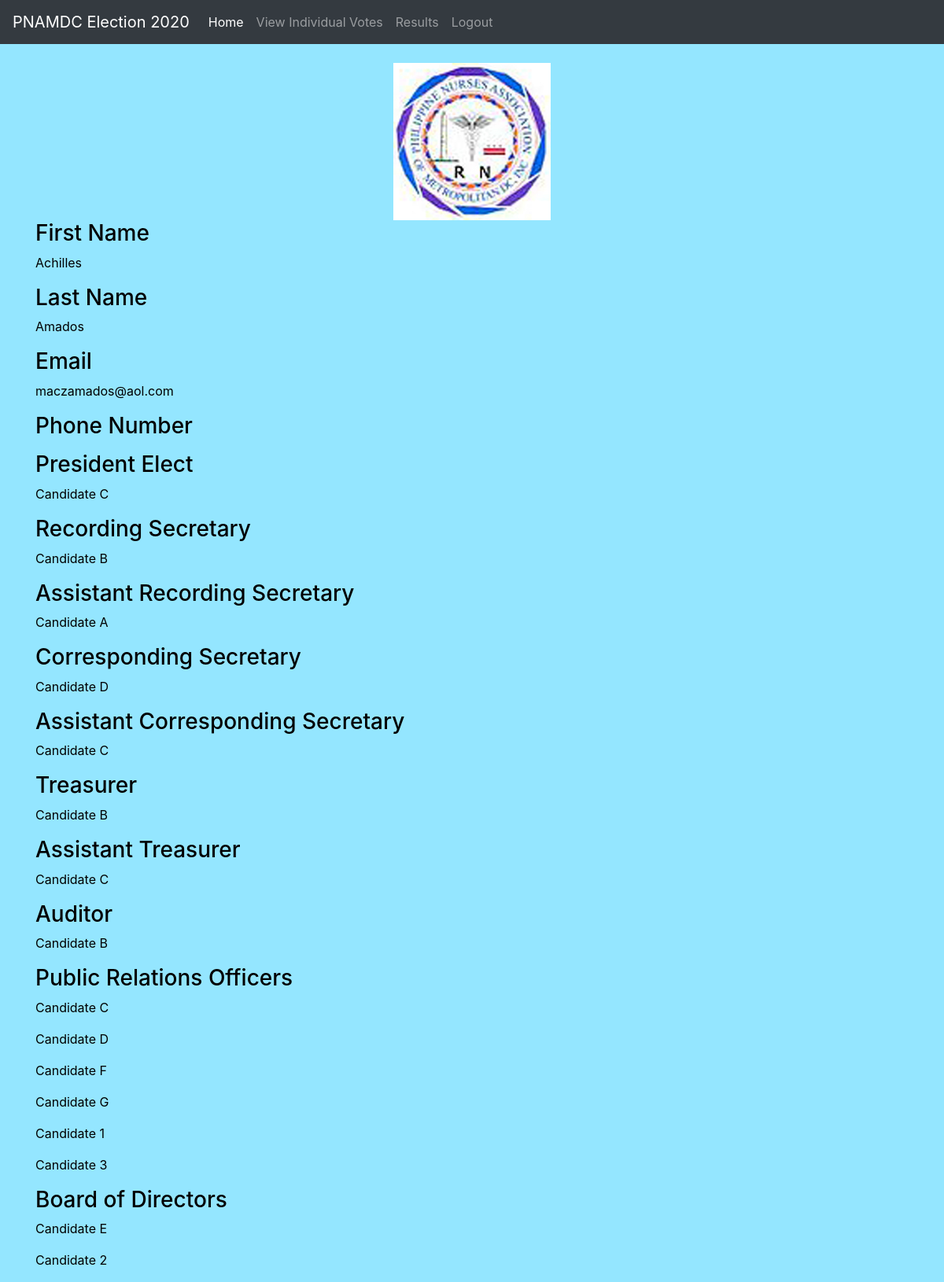
Screenshot of /list_subs/t9f5t3fq/ (signed in) with the database file from the repository.
### Users/models.py (models this page shows)
class Subs(models.Model):
    SELECTIONS_4 = (
        ("Candidate A", "Candidate A"),
        ("Candidate B", "Candidate B"),
        ("Candidate C", "Candidate C"),
        ("Candidate D", "Candidate D"),
        ("Candidate E", "Candidate E"),
        ("Candidate F", "Candidate F"),
        ("Candidate G", "Candidate G"),
        ("Candidate 1", "Candidate 1"),
        ("Candidate 2", "Candidate 2"),
        ("Candidate 3", "Candidate 3"),
        ("Candidate 4", "Candidate 4"),
        ("Candidate 5", "Candidate 5")
    )
    SELECTIONS = (
        ("Choose", "Choose"),
        ("Candidate A", "Candidate A"),
        ("Candidate B", "Candidate B"),
        ("Candidate C", "Candidate C"),
        ("Candidate D", "Candidate D"),
    )
    first_name = models.CharField(max_length = 100)
    last_name = models.CharField(max_length = 100)
    email = models.EmailField(max_length = 100)
    slug = models.SlugField(max_length = 250)
    random_key = models.CharField(max_length = 250, blank = True)
    admin_email = models.EmailField(max_length = 100, default = 'admin_user@gmail.com')
    question_1 = models.CharField(max_length = 100, default = '', choices = SELECTIONS)
    question_2 = models.CharField(max_length = 100, default = '', choices = SELECTIONS)
    question_3 = models.CharField(max_length = 100, default = '', choices = SELECTIONS)
    question_4 = MultiSelectField(choices = SELECTIONS_4, default = '')
    question_5 = MultiSelectField(choices = SELECTIONS_4, default = '')
    question_6 = models.CharField(max_length=100, default='', choices=SELECTIONS)
    question_7 = models.CharField(max_length=100, default='', choices=SELECTIONS)
    question_8 = models.CharField(max_length=100, default='', choices=SELECTIONS)
    question_9 = models.CharField(max_length=100, default='', choices=SELECTIONS)
    question_10 = models.CharField(max_length=100, default='', choices=SELECTIONS)

### Users/views.py (the view)
# urls.py: path('<slug:slug>/', views.SubmissionDetail.as_view(), name = 'Users-specifics'),
class SubmissionDetail(LoginRequiredMixin, DetailView):
    queryset = Subs.objects.all()
    template_name = 'Users/specifics.html'

### Users/templates/Users/specifics.html (shortened to what this page needs)
{% extends "Submission/base.html" %}
{% load crispy_forms_tags %}
{% block content %}
    <div class="content-section">
            <h3>First Name</h3>
            <p style = "word-wrap: break-word">{{ object.first_name }}</p>
            <h3>Last Name</h3>
            <p style = "word-wrap: break-word">{{ object.last_name }}</p>
            <h3>Email</h3>
            <p style = "word-wrap: break-word">{{ object.email }}</p>
            <h3>Phone Number</h3>
            <h3>President Elect</h3>
            <p style = "word-wrap: break-word">{{ object.question_1 }}</p>
            <h3>Recording Secretary</h3>
            <p style = "word-wrap: break-word">{{ object.question_2 }}</p>
            <h3>Assistant Recording Secretary</h3>
            <p style = "word-wrap: break-word">{{ object.question_3 }}</p>
            <h3>Corresponding Secretary</h3>
            <p style = "word-wrap: break-word">{{ object.question_6 }}</p>
            <h3>Assistant Corresponding Secretary</h3>
            <p style = "word-wrap: break-word">{{ object.question_7 }}</p>
            <h3>Treasurer</h3>
            <p style = "word-wrap: break-word">{{ object.question_8 }}</p>
            <h3>Assistant Treasurer</h3>
            <p style = "word-wrap: break-word">{{ object.question_9 }}</p>
            <h3>Auditor</h3>
            <p style = "word-wrap: break-word">{{ object.question_10 }}</p>
            <h3>Public Relations Officers</h3>
            {% for name in object.question_4 %}
                <p style = "word-wrap: break-word">{{ name }}</p>
            {% endfor %}
            <h3>Board of Directors</h3>
            {% for name in object.question_5 %}
                <p style = "word-wrap: break-word">{{ name }}</p>
            {% endfor %}
    </div>
{% endblock content %}

### Submission/templates/Submission/base.html (style rules this page uses)
h1, h2, h3, h4, h5, h6, p, a, label, legend, fieldset { color: black }
body { background-color: #94e6ff; }

### rows the page displays
Subs: first_name "Achilles", last_name "Amados", email "maczamados@aol.com", question_1 "Candidate C", question_2 "Candidate B", question_3 "Candidate A", question_6 "Candidate D", question_7 "Candidate C", question_8 "Candidate B", question_9 "Candidate C", question_10 "Candidate B"

### other values shown
{{ name }} "Candidate C" "Candidate D" "Candidate F" "Candidate G" "Candidate 1" "Candidate 3"
{{ name }} "Candidate E" "Candidate 2"
